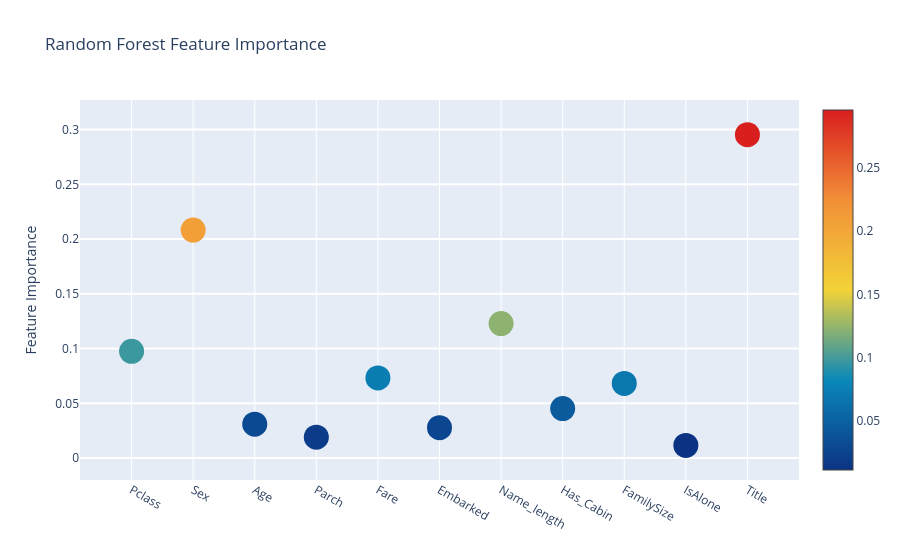
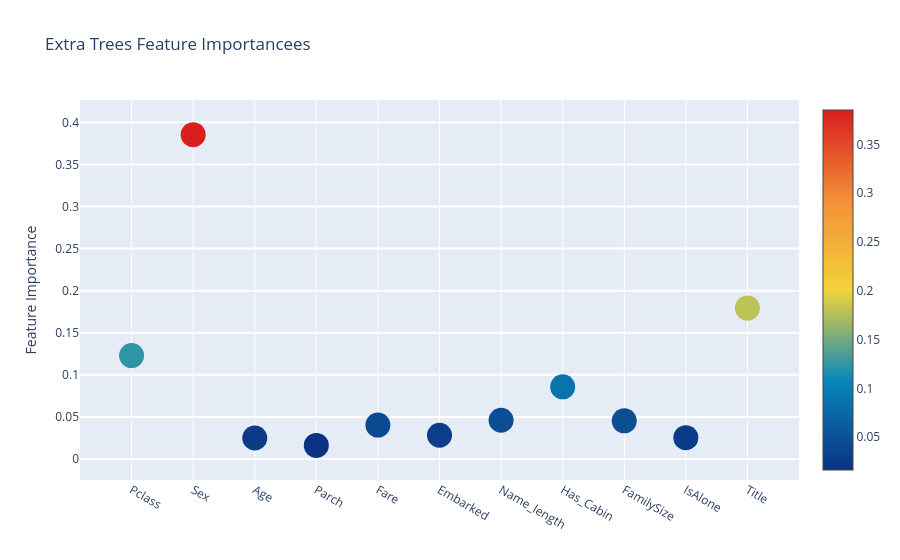
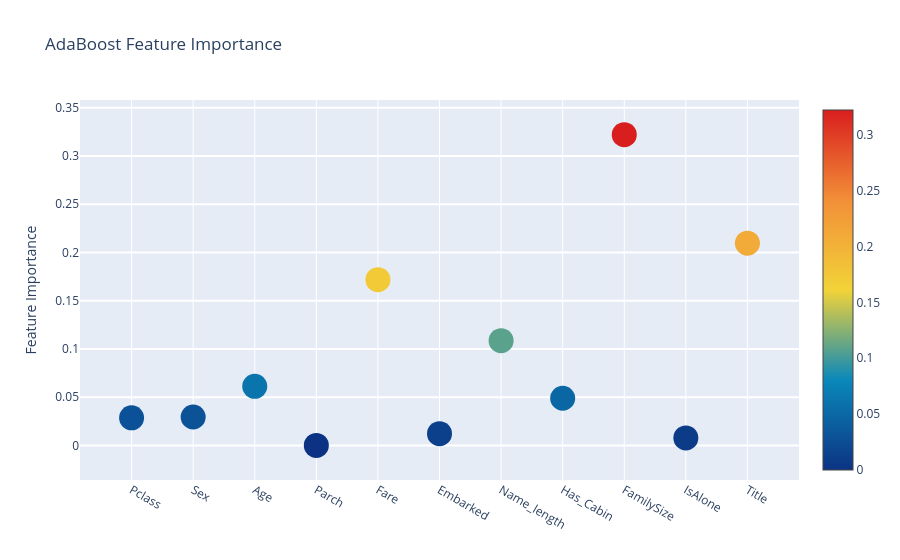
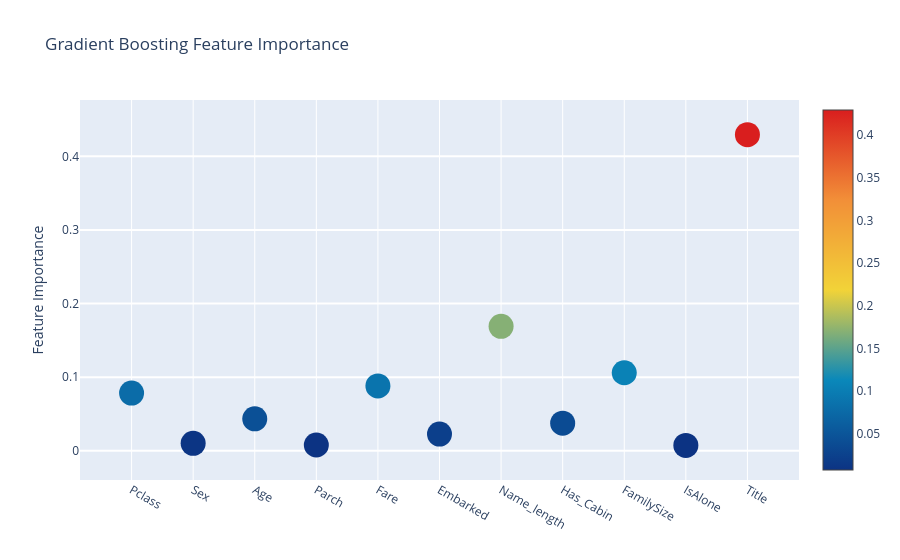

These figures' notebook cell, in order:
### Code cell
trace = go.Scatter(
    y=feature_dataframe['Random Forest feature importances'].values,
    x=feature_dataframe['features'].values,
    mode='markers',
    marker=dict(
        sizemode='diameter',
        sizeref=1,
        size=25,
        color=feature_dataframe['Random Forest feature importances'].values,
        colorscale='Portland',
        showscale=True
    ),
    text = feature_dataframe['features'].values
)
data = [trace]

layout = go.Layout(
    autosize=True,
    title='Random Forest Feature Importance',
    hovermode = 'closest',
    yaxis=dict(
        title='Feature Importance',
        ticklen=5,
        gridwidth=2
    ),
    showlegend=False
)
fig = go.Figure(data=data, layout=layout)
py.iplot(fig, filename='scatter2010')

trace = go.Scatter(
    y=feature_dataframe['Extra Trees feature importances'].values,
    x=feature_dataframe['features'].values,
    mode='markers',
    marker=dict(
        sizemode='diameter',
        sizeref=1,
        size=25,
        color=feature_dataframe['Extra Trees feature importances'].values,
        colorscale='Portland',
        showscale=True
    ),
    text=feature_dataframe['features'].values
)
data = [trace]

layout = go.Layout(
    autosize=True,
    title='Extra Trees Feature Importancees',
    hovermode='closest',
    yaxis=dict(
        title='Feature Importance',
        ticklen=5,
        gridwidth=2
    ),
    showlegend=False
)
fig = go.Figure(data=data, layout=layout)
py.iplot(fig, filename='scatter2010')

trace = go.Scatter(
    y=feature_dataframe['AdaBoost feature importances'].values,
    x=feature_dataframe['features'].values,
    mode='markers',
    marker=dict(
        sizemode='diameter',
        sizeref=1,
        size=25,
        color=feature_dataframe['AdaBoost feature importances'].values,
        colorscale='Portland',
        showscale=True
    ),
    text=feature_dataframe['features'].values
)
data = [trace]

layout = go.Layout(
    autosize=True,
    title='AdaBoost Feature Importance',
    hovermode='closest',
    yaxis=dict(
        title='Feature Importance',
        ticklen=5,
        gridwidth=2
    ),
    showlegend=False
)
fig = go.Figure(data=data, layout=layout)
py.iplot(fig, filename='scatter2010')

trace = go.Scatter(
    y=feature_dataframe['Gradient Boost feature importances'].values,
    x=feature_dataframe['features'].values,
    mode='markers',
    marker=dict(
        sizemode='diameter',
        sizeref=1,
        size=25,
        color=feature_dataframe['Gradient Boost feature importances'].values,
        colorscale='Portland',
        showscale=True
    ),
    text=feature_dataframe['features'].values
)
data = [trace]

layout = go.Layout(
    autosize=True,
    title='Gradient Boosting Feature Importance',
    hovermode='closest',
    yaxis=dict(
        title='Feature Importance',
        ticklen=5,
        gridwidth=2
    ),
    showlegend=False
)
fig = go.Figure(data=data, layout=layout)
py.iplot(fig, filename='scatter2010')

### Figure 1 — Plotly figure (JSON) as saved in the notebook; plotly's stock layout.template omitted (floating-point values rounded to 4 significant figures)
{"data": [{"marker": {"color": [0.09752, 0.2082, 0.03096, 0.0191, 0.07317, 0.02781, 0.1229, 0.0452, 0.06818, 0.0116, 0.2954], "colorscale": [[0, "rgb(12,51,131)"], [0.25, "rgb(10,136,186)"], [0.5, "rgb(242,211,56)"], [0.75, "rgb(242,143,56)"], [1, "rgb(217,30,30)"]], "showscale": true, "size": 25, "sizemode": "diameter", "sizeref": 1}, "mode": "markers", "text": ["Pclass", "Sex", "Age", "Parch", "Fare", "Embarked", "Name_length", "Has_Cabin", "FamilySize", "IsAlone", "Title"], "type": "scatter", "x": ["Pclass", "Sex", "Age", "Parch", "Fare", "Embarked", "Name_length", "Has_Cabin", "FamilySize", "IsAlone", "Title"], "y": [0.09752, 0.2082, 0.03096, 0.0191, 0.07317, 0.02781, 0.1229, 0.0452, 0.06818, 0.0116, 0.2954]}], "layout": {"autosize": true, "hovermode": "closest", "showlegend": false, "title": {"text": "Random Forest Feature Importance"}, "yaxis": {"gridwidth": 2, "ticklen": 5, "title": {"text": "Feature Importance"}}}}

### Figure 2 — Plotly figure (JSON) as saved in the notebook; plotly's stock layout.template omitted (floating-point values rounded to 4 significant figures)
{"data": [{"marker": {"color": [0.1229, 0.3854, 0.02502, 0.01623, 0.04038, 0.02827, 0.04608, 0.08574, 0.04538, 0.02535, 0.1793], "colorscale": [[0, "rgb(12,51,131)"], [0.25, "rgb(10,136,186)"], [0.5, "rgb(242,211,56)"], [0.75, "rgb(242,143,56)"], [1, "rgb(217,30,30)"]], "showscale": true, "size": 25, "sizemode": "diameter", "sizeref": 1}, "mode": "markers", "text": ["Pclass", "Sex", "Age", "Parch", "Fare", "Embarked", "Name_length", "Has_Cabin", "FamilySize", "IsAlone", "Title"], "type": "scatter", "x": ["Pclass", "Sex", "Age", "Parch", "Fare", "Embarked", "Name_length", "Has_Cabin", "FamilySize", "IsAlone", "Title"], "y": [0.1229, 0.3854, 0.02502, 0.01623, 0.04038, 0.02827, 0.04608, 0.08574, 0.04538, 0.02535, 0.1793]}], "layout": {"autosize": true, "hovermode": "closest", "showlegend": false, "title": {"text": "Extra Trees Feature Importancees"}, "yaxis": {"gridwidth": 2, "ticklen": 5, "title": {"text": "Feature Importance"}}}}

### Figure 3 — Plotly figure (JSON) as saved in the notebook; plotly's stock layout.template omitted (floating-point values rounded to 4 significant figures)
{"data": [{"marker": {"color": [0.02859, 0.02942, 0.0612, 0, 0.1718, 0.01209, 0.1085, 0.04888, 0.3221, 0.00776, 0.2096], "colorscale": [[0, "rgb(12,51,131)"], [0.25, "rgb(10,136,186)"], [0.5, "rgb(242,211,56)"], [0.75, "rgb(242,143,56)"], [1, "rgb(217,30,30)"]], "showscale": true, "size": 25, "sizemode": "diameter", "sizeref": 1}, "mode": "markers", "text": ["Pclass", "Sex", "Age", "Parch", "Fare", "Embarked", "Name_length", "Has_Cabin", "FamilySize", "IsAlone", "Title"], "type": "scatter", "x": ["Pclass", "Sex", "Age", "Parch", "Fare", "Embarked", "Name_length", "Has_Cabin", "FamilySize", "IsAlone", "Title"], "y": [0.02859, 0.02942, 0.0612, 0, 0.1718, 0.01209, 0.1085, 0.04888, 0.3221, 0.00776, 0.2096]}], "layout": {"autosize": true, "hovermode": "closest", "showlegend": false, "title": {"text": "AdaBoost Feature Importance"}, "yaxis": {"gridwidth": 2, "ticklen": 5, "title": {"text": "Feature Importance"}}}}

### Figure 4 — Plotly figure (JSON) as saved in the notebook; plotly's stock layout.template omitted (floating-point values rounded to 4 significant figures)
{"data": [{"marker": {"color": [0.07842, 0.01011, 0.0434, 0.007854, 0.08809, 0.02269, 0.1691, 0.0375, 0.106, 0.007359, 0.4294], "colorscale": [[0, "rgb(12,51,131)"], [0.25, "rgb(10,136,186)"], [0.5, "rgb(242,211,56)"], [0.75, "rgb(242,143,56)"], [1, "rgb(217,30,30)"]], "showscale": true, "size": 25, "sizemode": "diameter", "sizeref": 1}, "mode": "markers", "text": ["Pclass", "Sex", "Age", "Parch", "Fare", "Embarked", "Name_length", "Has_Cabin", "FamilySize", "IsAlone", "Title"], "type": "scatter", "x": ["Pclass", "Sex", "Age", "Parch", "Fare", "Embarked", "Name_length", "Has_Cabin", "FamilySize", "IsAlone", "Title"], "y": [0.07842, 0.01011, 0.0434, 0.007854, 0.08809, 0.02269, 0.1691, 0.0375, 0.106, 0.007359, 0.4294]}], "layout": {"autosize": true, "hovermode": "closest", "showlegend": false, "title": {"text": "Gradient Boosting Feature Importance"}, "yaxis": {"gridwidth": 2, "ticklen": 5, "title": {"text": "Feature Importance"}}}}
